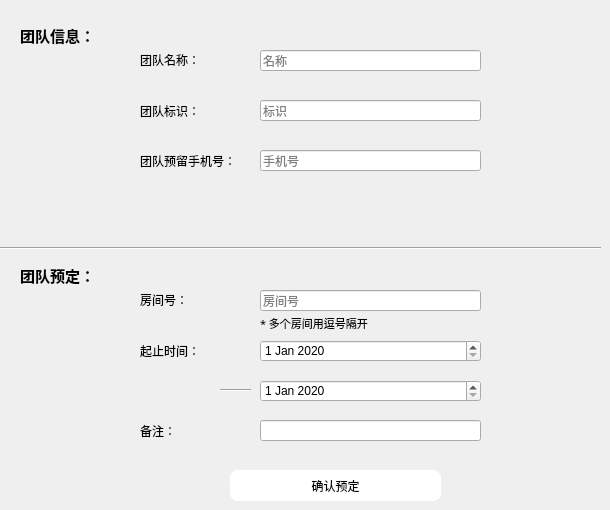
      <widget class="QWidget" name="page_9">
       <widget class="QDateEdit" name="tendtime_booking">
        <property name="geometry">
         <rect>
          <x>260</x>
          <y>380</y>
          <width>221</width>
          <height>22</height>
         </rect>
        </property>
        <property name="dateTime">
         <datetime>
          <hour>0</hour>
          <minute>0</minute>
          <second>0</second>
          <year>2020</year>
          <month>1</month>
          <day>1</day>
         </datetime>
        </property>
       </widget>
       <widget class="Line" name="line_9">
        <property name="geometry">
         <rect>
          <x>0</x>
          <y>240</y>
          <width>601</width>
          <height>16</height>
         </rect>
        </property>
        <property name="orientation">
         <enum>Qt::Horizontal</enum>
        </property>
       </widget>
       <widget class="QLabel" name="label_37">
        <property name="geometry">
         <rect>
          <x>140</x>
          <y>40</y>
          <width>101</width>
          <height>40</height>
         </rect>
        </property>
        <property name="styleSheet">
         <string notr="true">font: 9pt &quot;FontAwesome&quot;;</string>
        </property>
        <property name="text">
         <string>团队名称：</string>
        </property>
       </widget>
       <widget class="QLabel" name="label_38">
        <property name="geometry">
         <rect>
          <x>20</x>
          <y>260</y>
          <width>91</width>
          <height>31</height>
         </rect>
        </property>
        <property name="font">
         <font>
          <family>FontAwesome</family>
          <pointsize>11</pointsize>
          <weight>75</weight>
          <bold>true</bold>
         </font>
        </property>
        <property name="text">
         <string>团队预定：</string>
        </property>
       </widget>
       <widget class="QLabel" name="label_39">
        <property name="geometry">
         <rect>
          <x>140</x>
          <y>140</y>
          <width>121</width>
          <height>41</height>
         </rect>
        </property>
        <property name="styleSheet">
         <string notr="true">font: 9pt &quot;FontAwesome&quot;;</string>
        </property>
        <property name="text">
         <string>团队预留手机号：</string>
        </property>
       </widget>
       <widget class="QLineEdit" name="tphone_booking">
        <property name="geometry">
         <rect>
          <x>260</x>
          <y>150</y>
          <width>221</width>
          <height>21</height>
         </rect>
        </property>
        <property name="placeholderText">
         <string>手机号</string>
        </property>
       </widget>
       <widget class="QLabel" name="label_40">
        <property name="geometry">
         <rect>
          <x>140</x>
          <y>280</y>
          <width>101</width>
          <height>40</height>
         </rect>
        </property>
        <property name="styleSheet">
         <string notr="true">font: 9pt &quot;FontAwesome&quot;;</string>
        </property>
        <property name="text">
         <string>房间号：</string>
        </property>
       </widget>
       <widget class="Line" name="line_10">
        <property name="geometry">
         <rect>
          <x>220</x>
          <y>380</y>
          <width>31</width>
          <height>20</height>
         </rect>
        </property>
        <property name="orientation">
         <enum>Qt::Horizontal</enum>
        </property>
       </widget>
       <widget class="QLineEdit" name="tremark_booking">
        <property name="geometry">
         <rect>
          <x>260</x>
          <y>420</y>
          <width>221</width>
          <height>21</height>
         </rect>
        </property>
        <property name="text">
         <string/>
        </property>
        <property name="placeholderText">
         <string/>
        </property>
       </widget>
       <widget class="QLabel" name="label_41">
        <property name="geometry">
         <rect>
          <x>20</x>
          <y>20</y>
          <width>91</width>
          <height>31</height>
         </rect>
        </property>
        <property name="font">
         <font>
          <family>FontAwesome</family>
          <pointsize>11</pointsize>
          <weight>75</weight>
          <bold>true</bold>
         </font>
        </property>
        <property name="text">
         <string>团队信息：</string>
        </property>
       </widget>
       <widget class="QLineEdit" name="tname_booking">
        <property name="geometry">
         <rect>
          <x>260</x>
          <y>50</y>
          <width>221</width>
          <height>21</height>
         </rect>
        </property>
        <property name="placeholderText">
         <string>名称</string>
        </property>
       </widget>
       <widget class="QLabel" name="label_42">
        <property name="geometry">
         <rect>
          <x>140</x>
          <y>90</y>
          <width>101</width>
          <height>41</height>
         </rect>
        </property>
        <property name="styleSheet">
         <string notr="true">font: 9pt &quot;FontAwesome&quot;;</string>
        </property>
        <property name="text">
         <string>团队标识：</string>
        </property>
       </widget>
       <widget class="QDateEdit" name="tstarttime_booking">
        <property name="geometry">
         <rect>
          <x>260</x>
          <y>340</y>
          <width>221</width>
          <height>22</height>
         </rect>
        </property>
        <property name="dateTime">
         <datetime>
          <hour>0</hour>
          <minute>0</minute>
          <second>0</second>
          <year>2020</year>
          <month>1</month>
          <day>1</day>
         </datetime>
        </property>
       </widget>
       <widget class="QLabel" name="label_43">
        <property name="geometry">
         <rect>
          <x>140</x>
          <y>330</y>
          <width>101</width>
          <height>41</height>
         </rect>
        </property>
        <property name="styleSheet">
         <string notr="true">font: 9pt &quot;FontAwesome&quot;;</string>
        </property>
        <property name="text">
         <string>起止时间：</string>
        </property>
       </widget>
       <widget class="QLineEdit" name="tid_booking">
        <property name="geometry">
         <rect>
          <x>260</x>
          <y>100</y>
          <width>221</width>
          <height>21</height>
         </rect>
        </property>
        <property name="placeholderText">
         <string>标识</string>
        </property>
       </widget>
       <widget class="QLineEdit" name="trid_booking">
        <property name="geometry">
         <rect>
          <x>260</x>
          <y>290</y>
          <width>221</width>
          <height>21</height>
         </rect>
        </property>
        <property name="text">
         <string/>
        </property>
        <property name="placeholderText">
         <string>房间号</string>
        </property>
       </widget>
       <widget class="QPushButton" name="commitBookingTeam">
        <property name="geometry">
         <rect>
          <x>230</x>
          <y>470</y>
          <width>211</width>
          <height>31</height>
         </rect>
        </property>
        <property name="styleSheet">
         <string notr="true">#commitBookingTeam{background:#ffffff;
border-radius:8px}
#commitBookingTeam:hover
{
background:#4c64ba
}</string>
        </property>
        <property name="text">
         <string>确认预定</string>
        </property>
       </widget>
       <widget class="QLabel" name="label_44">
        <property name="geometry">
         <rect>
          <x>140</x>
          <y>410</y>
          <width>101</width>
          <height>41</height>
         </rect>
        </property>
        <property name="styleSheet">
         <string notr="true">font: 9pt &quot;FontAwesome&quot;;</string>
        </property>
        <property name="text">
         <string>备注：</string>
        </property>
       </widget>
       <widget class="QLabel" name="label_45">
        <property name="geometry">
         <rect>
          <x>260</x>
          <y>315</y>
          <width>211</width>
          <height>16</height>
         </rect>
        </property>
        <property name="font">
         <font>
          <family>新宋体</family>
          <pointsize>8</pointsize>
         </font>
        </property>
        <property name="text">
         <string>* 多个房间用逗号隔开</string>
        </property>
       </widget>
      </widget>
